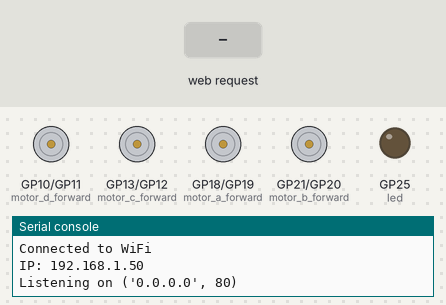
This program was run on a simulated Raspberry Pi Pico running MicroPython. Shown: motor-driver pin pairs drawn as motors (green arrow = first pin HIGH = forward, orange = second pin HIGH = backward, longer = more drive), output pins drawn as LEDs (lit = HIGH), the last lines printed to the serial console. Inputs (shaded band) come from the test bench. WiFi joins after 1.5 s; random numbers come from a fixed seed.

Above: at 3.2 s.
3.3 s: HTTP request GET /lighton received
At 4.1 s:
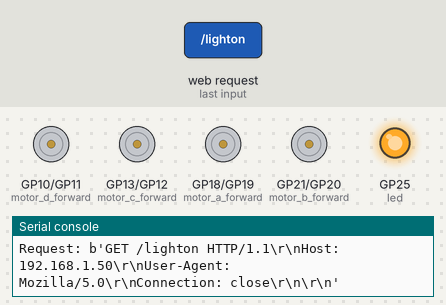
4.8 s: HTTP request GET /forward received
At 5.3 s:
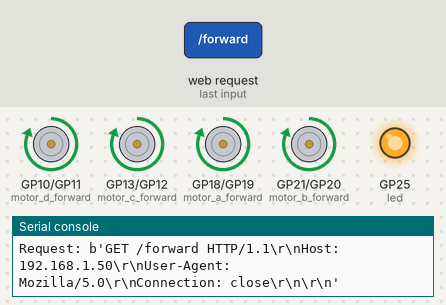
6.3 s: HTTP request GET /lightoff received
At 7.5 s:
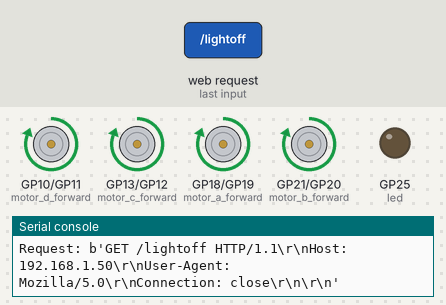
7.8 s: HTTP request GET /backward received
At 8.7 s:
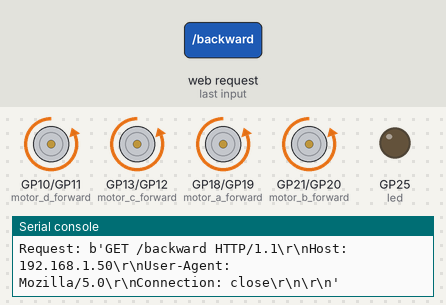
9.3 s: HTTP request GET /left received
At 9.9 s:
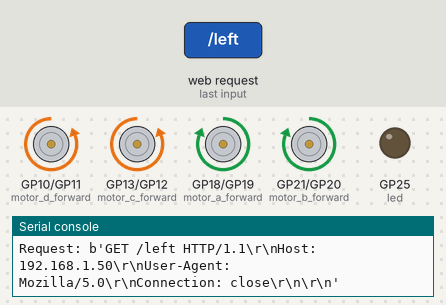
10.8 s: HTTP request GET /right received
At 12.2 s:
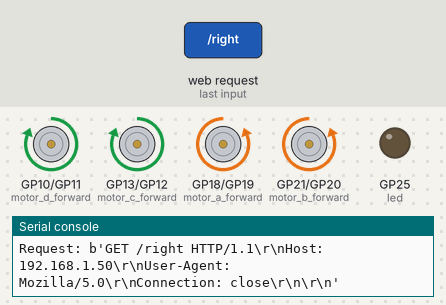
Timing chart, 0 to 13.3 s (numbered marks = the images above; inputs shaded):
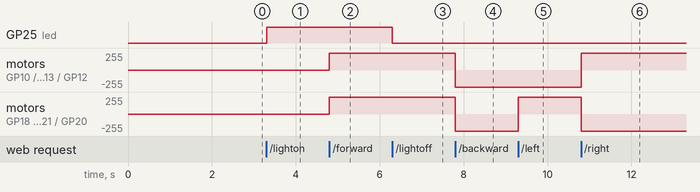

Measured:
- after the input at 3.3 s, GP25 (led): LOW → HIGH at once
- after the input at 4.8 s, motor on GP10 (motor_d_forward) / GP11 (motor_d_backward), motor on GP13 (motor_c_forward) / GP12 (motor_c_backward), motor on GP18 (motor_a_forward) / GP19 (motor_a_backward), motor on GP21 (motor_b_forward) / GP20 (motor_b_backward): stopped → forward 255/255 at once
- after the input at 6.3 s, GP25 (led): HIGH → LOW at once
- after the input at 7.8 s, motor on GP10 (motor_d_forward) / GP11 (motor_d_backward), motor on GP13 (motor_c_forward) / GP12 (motor_c_backward), motor on GP18 (motor_a_forward) / GP19 (motor_a_backward), motor on GP21 (motor_b_forward) / GP20 (motor_b_backward): forward 255/255 → backward 255/255 at once
- after the input at 9.3 s, motor on GP18 (motor_a_forward) / GP19 (motor_a_backward), motor on GP21 (motor_b_forward) / GP20 (motor_b_backward): backward 255/255 → forward 255/255 at once
- after the input at 10.8 s, motor on GP10 (motor_d_forward) / GP11 (motor_d_backward), motor on GP13 (motor_c_forward) / GP12 (motor_c_backward): backward 255/255 → forward 255/255 at once; motor on GP18 (motor_a_forward) / GP19 (motor_a_backward), motor on GP21 (motor_b_forward) / GP20 (motor_b_backward): forward 255/255 → backward 255/255 at once

The program:

mecanum.py
```python
# Import necessary modules
import network
import socket
import time
import random
from machine import Pin

# Create an LED object on pin 'LED'
led = Pin('LED', Pin.OUT)

# Create four motor driver objects
motor_a_forward = Pin(18, Pin.OUT)
motor_a_backward = Pin(19, Pin.OUT)
motor_b_forward = Pin(21, Pin.OUT)
motor_b_backward = Pin(20, Pin.OUT)
motor_c_forward = Pin(13, Pin.OUT)
motor_c_backward = Pin(12, Pin.OUT)
motor_d_forward = Pin(10, Pin.OUT)
motor_d_backward = Pin(11, Pin.OUT)

# Wi-Fi credentials
ssid = 'robosoccer'
password = 'iitmadras'

# Motor A - Front Right
# Motor B - Back Right
# Motor C - Front Left
# Motor D - Back Left

# Movement functions
def move_forward():
    motor_a_forward.value(1)
    motor_b_forward.value(1)
    motor_a_backward.value(0)
    motor_b_backward.value(0)
    motor_c_forward.value(1)
    motor_d_forward.value(1)
    motor_c_backward.value(0)
    motor_d_backward.value(0)

def move_backward():
    motor_a_forward.value(0)
    motor_b_forward.value(0)
    motor_a_backward.value(1)
    motor_b_backward.value(1)
    motor_c_forward.value(0)
    motor_d_forward.value(0)
    motor_c_backward.value(1)
    motor_d_backward.value(1)

def move_stop():
    motor_a_forward.value(0)
    motor_b_forward.value(0)
    motor_a_backward.value(0)
    motor_b_backward.value(0)
    motor_c_forward.value(0)
    motor_d_forward.value(0)
    motor_c_backward.value(0)
    motor_d_backward.value(0)

def move_right():
    motor_a_forward.value(0)
    motor_b_forward.value(0)
    motor_a_backward.value(1)
    motor_b_backward.value(1)
    motor_c_forward.value(1)
    motor_d_forward.value(1)
    motor_c_backward.value(0)
    motor_d_backward.value(0)

def move_left():
    motor_a_forward.value(1)
    motor_b_forward.value(1)
    motor_a_backward.value(0)
    motor_b_backward.value(0)
    motor_c_forward.value(0)
    motor_d_forward.value(0)
    motor_c_backward.value(1)
    motor_d_backward.value(1)

def strafe_left():
    motor_a_forward.value(1)
    motor_b_forward.value(0)
    motor_a_backward.value(0)
    motor_b_backward.value(1)
    motor_c_forward.value(0)
    motor_d_forward.value(1)
    motor_c_backward.value(1)
    motor_d_backward.value(0)

def strafe_right():
    motor_a_forward.value(0)
    motor_b_forward.value(1)
    motor_a_backward.value(1)
    motor_b_backward.value(0)
    motor_c_forward.value(1)
    motor_d_forward.value(0)
    motor_c_backward.value(0)
    motor_d_backward.value(1)

def forward_left_diagonal():
    motor_a_forward.value(1)
    motor_b_forward.value(0)
    motor_a_backward.value(0)
    motor_b_backward.value(0)
    motor_c_forward.value(0)
    motor_d_forward.value(1)
    motor_c_backward.value(0)
    motor_d_backward.value(0)

def forward_right_diagonal():
    motor_a_forward.value(0)
    motor_b_forward.value(1)
    motor_a_backward.value(0)
    motor_b_backward.value(0)
    motor_c_forward.value(1)
    motor_d_forward.value(0)
    motor_c_backward.value(0)
    motor_d_backward.value(0)

def backward_left_diagonal():
    motor_a_forward.value(0)
    motor_b_forward.value(0)
    motor_a_backward.value(0)
    motor_b_backward.value(1)
    motor_c_forward.value(0)
    motor_d_forward.value(0)
    motor_c_backward.value(1)
    motor_d_backward.value(0)

def backward_right_diagonal():
    motor_a_forward.value(0)
    motor_b_forward.value(0)
    motor_a_backward.value(1)
    motor_b_backward.value(0)
    motor_c_forward.value(0)
    motor_d_forward.value(0)
    motor_c_backward.value(0)
    motor_d_backward.value(1)

move_stop()

# HTML page with control interface
def webpage(random_value, state):
    html = """
        <!DOCTYPE html>
        <html lang="en">
        <head>
          <meta charset="UTF-8">
          <title>ROBOSOCCER 3.0 - PICO WH Mecanum Robot Control</title>
          <style>
            /* Lock down all text selection everywhere */
            * {
              user-select: none;
              -webkit-user-select: none;
              -moz-user-select: none;
              -ms-user-select: none;
            }

            body {
              display: flex;
              flex-direction: column;
              align-items: center;
              justify-content: center;
              height: 80vh;
              margin: 0;
              background-color: white;
              font-family: sans-serif;
            }

            .main-grid {
              display: grid;
              grid-template-columns: 100px 100px 100px;
              grid-template-rows: 100px 100px 100px;
              gap: 20px;
              margin-bottom: 50px;
            }

            .button {
              width: 100px;
              height: 100px;
              border: none;
              border-radius: 20px;
              font-size: 14px;
              font-weight: bold;
              color: black;
              display: flex;
              align-items: center;
              justify-content: center;
              text-align: center;
              cursor: pointer;
              touch-action: manipulation;

              /* REMOVE tap highlight on mobile */
              -webkit-tap-highlight-color: transparent;

              /* REMOVE focus outline */
              outline: none;
            }

            /* Just in case focus appears later */
            .button:focus {
              outline: none;
            }

            .rotate-text {
              transform: rotate(90deg);
            }

            .red { background-color: #ff3b30; }
            .blue { background-color: #00cfff; }
            .green { background-color: #73e04d; }
            .orange { background-color: #fbbd3c; }

            .diagonal-grid {
              display: grid;
              grid-template-columns: repeat(3, 100px);
              grid-template-rows: repeat(2, 100px);
              gap: 20px;
            }
          </style>
        </head>
        <body>
        <h2 style="margin-top: 5px;">ROBOSOCCER 3.0</h2>
        <h4 style="color: #404040;">PICO WH Mecanum Robot - Aditya Rao</h4>

          <!-- T-Shaped Directional Controls -->
          <div class="main-grid">
            <div></div>
            <button class="button blue rotate-text" ontouchstart="sendCommand('left')" ontouchend="sendCommand('stop')">LEFT</button>
            <div></div>

            <button class="button red rotate-text" ontouchstart="sendCommand('backward')" ontouchend="sendCommand('stop')">BACKWARD</button>
            <div></div>
            <button class="button red rotate-text" ontouchstart="sendCommand('forward')" ontouchend="sendCommand('stop')">FORWARD</button>

            <div></div>
            <button class="button blue rotate-text" ontouchstart="sendCommand('right')" ontouchend="sendCommand('stop')">RIGHT</button>
            <div></div>
          </div>

          <!-- Diagonal and Strafe Controls -->
          <div class="diagonal-grid">
            <button class="button green rotate-text" ontouchstart="sendCommand('back_left')" ontouchend="sendCommand('stop')">BACK LEFT<br>DIAGONAL</button>
            <button class="button orange rotate-text" ontouchstart="sendCommand('strafe_left')" ontouchend="sendCommand('stop')">STRAFE LEFT</button>
            <button class="button green rotate-text" ontouchstart="sendCommand('front_left')" ontouchend="sendCommand('stop')">FRONT LEFT<br>DIAGONAL</button>

            <button class="button green rotate-text" ontouchstart="sendCommand('back_right')" ontouchend="sendCommand('stop')">BACK RIGHT<br>DIAGONAL</button>
            <button class="button orange rotate-text" ontouchstart="sendCommand('strafe_right')" ontouchend="sendCommand('stop')">STRAFE RIGHT</button>
            <button class="button green rotate-text" ontouchstart="sendCommand('front_right')" ontouchend="sendCommand('stop')">FRONT RIGHT<br>DIAGONAL</button>
          </div>

          <script>
            function sendCommand(cmd) {
              fetch("/" + cmd)
                .catch(error => console.error("Failed to send command:", error));
            }
          </script>

        </body>
        </html>


    """
    return html


# Connect to Wi-Fi
wlan = network.WLAN(network.STA_IF)
wlan.active(True)
wlan.connect(ssid, password)

# Wait for connection
timeout = 10
while timeout > 0:
    if wlan.status() >= 3:
        break
    timeout -= 1
    print('Waiting for RoboSoccer Wi-Fi connection...')
    time.sleep(1)

# Check status
if wlan.status() != 3:
    raise RuntimeError('Failed to connect to RoboSoccer WiFi')
else:
    print('Connected to WiFi')
    print('IP:', wlan.ifconfig()[0])

# Setup web server
addr = socket.getaddrinfo('0.0.0.0', 80)[0][-1]
s = socket.socket()
s.setsockopt(socket.SOL_SOCKET, socket.SO_REUSEADDR, 1)
s.bind(addr)
s.listen(1)
print('Listening on', addr)

state = "OFF"
random_value = 0

while True:
    try:
        conn, addr = s.accept()
        print('Got a connection from', addr)

        request = conn.recv(1024)
        request = str(request)
        print("Request:", request)

        try:
            path = request.split(' ')[1]
        except IndexError:
            path = '/'

        if path == '/lighton':
            led.value(1)
            state = 'LED ON'
        elif path == '/lightoff':
            led.value(0)
            state = 'LED OFF'
        elif path == '/forward':
            move_forward()
            state = 'Moving Forward'
        elif path == '/backward':
            move_backward()
            state = 'Moving Backward'
        elif path == '/left':
            move_left()
            state = 'Turning Left'
        elif path == '/right':
            move_right()
            state = 'Turning Right'
        elif path == '/strafe_left':
            strafe_left()
            state = 'Strafing Left'
        elif path == '/strafe_right':
            strafe_right()
            state = 'Strafing Right'
        elif path == '/front_left':
            forward_left_diagonal()
            state = 'FWD Left Diagonal'
        elif path == '/front_right':
            forward_right_diagonal()
            state = 'FWD Right Diagonal'
        elif path == '/back_left':
            backward_left_diagonal()
            state = 'BKWD Left Diagonal'
        elif path == '/back_right':
            backward_right_diagonal()
            state = 'BKWD Right Diagonal'
        elif path == '/stop':
            move_stop()
            state = 'Stopped'
        elif path == '/value':
            random_value = random.randint(10, 20)

        response = webpage(random_value, state)

        conn.send('HTTP/1.0 200 OK\r\nContent-type: text/html\r\n\r\n')
        conn.send(response.encode())
        conn.close()

    except OSError as e:
        print("Error:", e)
        conn.close()
```
